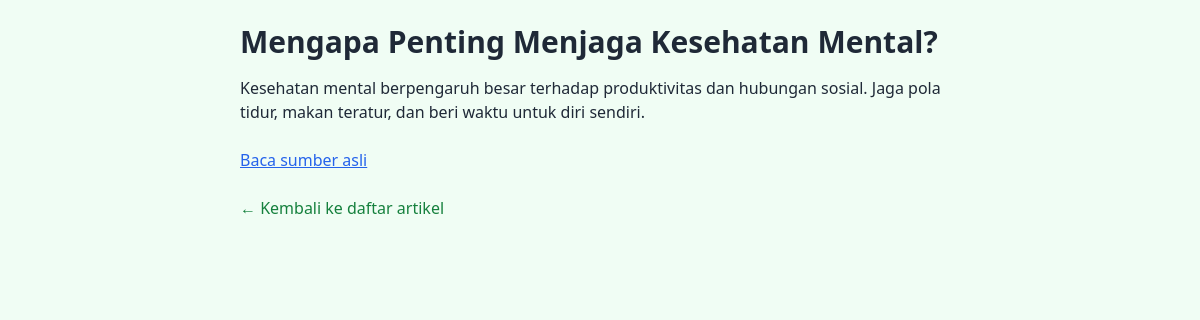
The page /project_akhir/lihat_artikel.php?id=4 on the database its author committed.
### tables this page shows
CREATE TABLE `artikell` (
  `id` int(11) NOT NULL,
  `judul` varchar(255) NOT NULL,
  `isi` text NOT NULL,
  `sumber` varchar(150) DEFAULT NULL
);

### project_akhir/lihat_artikel.php (the view, shortened to what this page needs)
<?php
include 'db.php';
$id = $_GET['id'] ?? 0;
$stmt = $conn->prepare("SELECT * FROM artikell WHERE id = ?");
$stmt->bind_param("i", $id);
$stmt->execute();
$result = $stmt->get_result();
$artikell = $result->fetch_assoc();
?>
<!DOCTYPE html>
<html lang="id">
<head>
    <script src="https://cdn.tailwindcss.com"></script>
</head>
<body class="p-6 bg-green-50 text-gray-800 max-w-3xl mx-auto">
    <h1 class="text-3xl font-bold mb-4"><?= htmlspecialchars($artikell['judul']) ?></h1>
    <div class="prose">
        <p><?= nl2br(htmlspecialchars($artikell['isi'])) ?></p>
    </div>
    <?php if (!empty($artikell['sumber'])): ?>
        <div class="mt-6">
            <a href="<?= htmlspecialchars($artikell['sumber']) ?>" target="_blank" class="text-blue-600 underline">
                Baca sumber asli
            </a>
        </div>
    <?php endif; ?>
    <div class="mt-6">
        <a href="artikel.php" class="text-green-700 hover:underline">← Kembali ke daftar artikel</a>
    </div>
</body>
</html>

### rows shown on the page
artikell: judul "Mengapa Penting Menjaga Kesehatan Mental?", isi "Kesehatan mental berpengaruh besar terhadap produktivitas dan hubungan sosial. Jaga pola tidur, makan teratur, dan beri waktu untuk diri sendiri."
